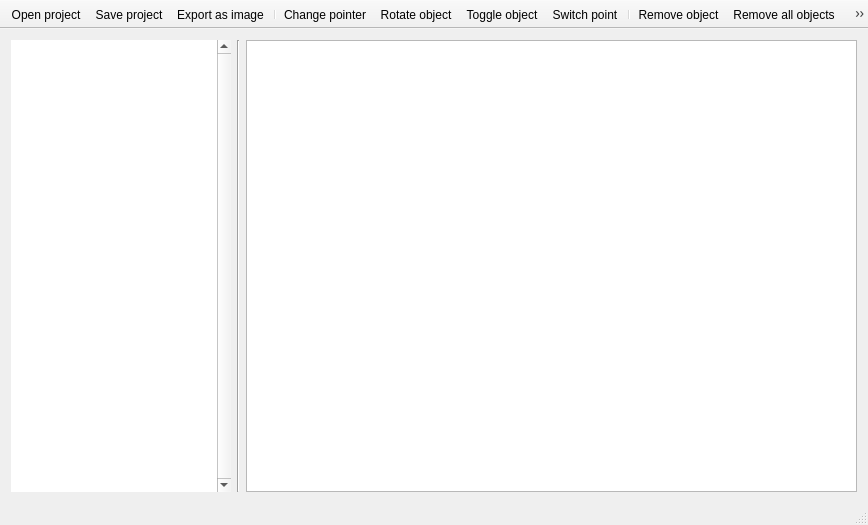
<?xml version="1.0" encoding="UTF-8"?>
<ui version="4.0">
 <class>MainWindow</class>
 <widget class="QMainWindow" name="MainWindow">
  <property name="geometry">
   <rect>
    <x>0</x>
    <y>0</y>
    <width>868</width>
    <height>525</height>
   </rect>
  </property>
  <property name="minimumSize">
   <size>
    <width>0</width>
    <height>0</height>
   </size>
  </property>
  <property name="windowTitle">
   <string>MainWindow</string>
  </property>
  <widget class="QWidget" name="centralWidget">
   <layout class="QHBoxLayout" name="horizontalLayout">
    <item alignment="Qt::AlignLeft">
     <widget class="QListWidget" name="listWidget">
      <property name="minimumSize">
       <size>
        <width>220</width>
        <height>0</height>
       </size>
      </property>
      <property name="font">
       <font>
        <pointsize>10</pointsize>
        <weight>75</weight>
        <bold>true</bold>
       </font>
      </property>
      <property name="frameShape">
       <enum>QFrame::NoFrame</enum>
      </property>
      <property name="verticalScrollBarPolicy">
       <enum>Qt::ScrollBarAlwaysOn</enum>
      </property>
      <property name="horizontalScrollBarPolicy">
       <enum>Qt::ScrollBarAlwaysOff</enum>
      </property>
      <property name="sizeAdjustPolicy">
       <enum>QAbstractScrollArea::AdjustToContents</enum>
      </property>
      <property name="isWrapping" stdset="0">
       <bool>false</bool>
      </property>
      <property name="spacing">
       <number>2</number>
      </property>
      <property name="gridSize">
       <size>
        <width>200</width>
        <height>110</height>
       </size>
      </property>
     </widget>
    </item>
    <item>
     <widget class="Line" name="line">
      <property name="windowModality">
       <enum>Qt::NonModal</enum>
      </property>
      <property name="lineWidth">
       <number>1</number>
      </property>
      <property name="orientation">
       <enum>Qt::Vertical</enum>
      </property>
     </widget>
    </item>
    <item>
     <widget class="CreatorView" name="graphicsView">
      <property name="verticalScrollBarPolicy">
       <enum>Qt::ScrollBarAlwaysOff</enum>
      </property>
      <property name="horizontalScrollBarPolicy">
       <enum>Qt::ScrollBarAlwaysOff</enum>
      </property>
     </widget>
    </item>
   </layout>
  </widget>
  <widget class="QToolBar" name="mainToolBar">
   <property name="movable">
    <bool>false</bool>
   </property>
   <property name="iconSize">
    <size>
     <width>24</width>
     <height>24</height>
    </size>
   </property>
   <property name="floatable">
    <bool>true</bool>
   </property>
   <attribute name="toolBarArea">
    <enum>TopToolBarArea</enum>
   </attribute>
   <attribute name="toolBarBreak">
    <bool>false</bool>
   </attribute>
   <addaction name="actionOpen_project"/>
   <addaction name="actionSave_project"/>
   <addaction name="actionExport_as_image"/>
   <addaction name="separator"/>
   <addaction name="actionChange_pointer"/>
   <addaction name="actionRotate_object"/>
   <addaction name="actionToggle_object"/>
   <addaction name="actionSwitch_point"/>
   <addaction name="separator"/>
   <addaction name="actionRemove_object"/>
   <addaction name="actionRemove_all_objects"/>
   <addaction name="separator"/>
   <addaction name="actionPointer_settings"/>
   <addaction name="actionGrid_settings"/>
   <addaction name="actionToggle_grid"/>
   <addaction name="actionFullscreen_mode"/>
  </widget>
  <widget class="QStatusBar" name="statusBar"/>
  <action name="actionOpen_project">
   <property name="icon">
    <iconset resource="../resources.qrc">
     <normaloff>:/creator/resources/icons/icon_bar_open_file.svg</normaloff>:/creator/resources/icons/icon_bar_open_file.svg</iconset>
   </property>
   <property name="text">
    <string>Open project...</string>
   </property>
  </action>
  <action name="actionSave_project">
   <property name="icon">
    <iconset resource="../resources.qrc">
     <normaloff>:/creator/resources/icons/icon_bar_save_file.svg</normaloff>:/creator/resources/icons/icon_bar_save_file.svg</iconset>
   </property>
   <property name="text">
    <string>Save project...</string>
   </property>
  </action>
  <action name="actionExport_as_image">
   <property name="icon">
    <iconset resource="../resources.qrc">
     <normaloff>:/creator/resources/icons/icon_bar_export.svg</normaloff>:/creator/resources/icons/icon_bar_export.svg</iconset>
   </property>
   <property name="text">
    <string>Export as image...</string>
   </property>
  </action>
  <action name="actionRotate_object">
   <property name="icon">
    <iconset resource="../resources.qrc">
     <normaloff>:/creator/resources/icons/icon_bar_rotate.svg</normaloff>:/creator/resources/icons/icon_bar_rotate.svg</iconset>
   </property>
   <property name="text">
    <string>Rotate object</string>
   </property>
   <property name="toolTip">
    <string>Rotate object</string>
   </property>
  </action>
  <action name="actionToggle_object">
   <property name="icon">
    <iconset resource="../resources.qrc">
     <normaloff>:/creator/resources/icons/icon_bar_rotate_toggle.svg</normaloff>:/creator/resources/icons/icon_bar_rotate_toggle.svg</iconset>
   </property>
   <property name="text">
    <string>Toggle object</string>
   </property>
   <property name="toolTip">
    <string>Toggle object</string>
   </property>
  </action>
  <action name="actionSwitch_point">
   <property name="icon">
    <iconset resource="../resources.qrc">
     <normaloff>:/creator/resources/icons/icon_bar_switch_connection.svg</normaloff>:/creator/resources/icons/icon_bar_switch_connection.svg</iconset>
   </property>
   <property name="text">
    <string>Switch point</string>
   </property>
   <property name="toolTip">
    <string>Switch point</string>
   </property>
  </action>
  <action name="actionRemove_object">
   <property name="icon">
    <iconset resource="../resources.qrc">
     <normaloff>:/creator/resources/icons/icon_bar_delete.svg</normaloff>:/creator/resources/icons/icon_bar_delete.svg</iconset>
   </property>
   <property name="text">
    <string>Remove object</string>
   </property>
   <property name="toolTip">
    <string>Remove object</string>
   </property>
  </action>
  <action name="actionRemove_all_objects">
   <property name="icon">
    <iconset resource="../resources.qrc">
     <normaloff>:/creator/resources/icons/icon_bar_delete_all.svg</normaloff>:/creator/resources/icons/icon_bar_delete_all.svg</iconset>
   </property>
   <property name="text">
    <string>Remove all objects</string>
   </property>
   <property name="toolTip">
    <string>Remove all objects</string>
   </property>
  </action>
  <action name="actionGrid_settings">
   <property name="icon">
    <iconset resource="../resources.qrc">
     <normaloff>:/creator/resources/icons/icon_bar_grid_settings.svg</normaloff>:/creator/resources/icons/icon_bar_grid_settings.svg</iconset>
   </property>
   <property name="text">
    <string>Grid settings</string>
   </property>
   <property name="toolTip">
    <string>Grid settings</string>
   </property>
  </action>
  <action name="actionToggle_grid">
   <property name="checkable">
    <bool>true</bool>
   </property>
   <property name="icon">
    <iconset resource="../resources.qrc">
     <normaloff>:/creator/resources/icons/icon_bar_grid_show.svg</normaloff>:/creator/resources/icons/icon_bar_grid_show.svg</iconset>
   </property>
   <property name="text">
    <string>Toggle grid</string>
   </property>
   <property name="toolTip">
    <string>Toggle grid</string>
   </property>
  </action>
  <action name="actionFullscreen_mode">
   <property name="checkable">
    <bool>true</bool>
   </property>
   <property name="icon">
    <iconset resource="../resources.qrc">
     <normaloff>:/creator/resources/icons/icon_bar_fullscreen_off.svg</normaloff>:/creator/resources/icons/icon_bar_fullscreen_off.svg</iconset>
   </property>
   <property name="text">
    <string>Fullscreen mode</string>
   </property>
   <property name="toolTip">
    <string>Fullscreen mode</string>
   </property>
  </action>
  <action name="actionChange_pointer">
   <property name="icon">
    <iconset resource="../resources.qrc">
     <normaloff>:/creator/resources/icons/icon_bar_pointer_disabled.svg</normaloff>:/creator/resources/icons/icon_bar_pointer_disabled.svg</iconset>
   </property>
   <property name="text">
    <string>Change pointer</string>
   </property>
   <property name="toolTip">
    <string>Change starting position</string>
   </property>
  </action>
  <action name="actionPointer_settings">
   <property name="icon">
    <iconset resource="../resources.qrc">
     <normaloff>:/creator/resources/icons/icon_bar_pointer_settings.svg</normaloff>:/creator/resources/icons/icon_bar_pointer_settings.svg</iconset>
   </property>
   <property name="text">
    <string>Pointer settings</string>
   </property>
   <property name="toolTip">
    <string>Pointer settings</string>
   </property>
  </action>
 </widget>
 <layoutdefault spacing="6" margin="11"/>
 <customwidgets>
  <customwidget>
   <class>CreatorView</class>
   <extends>QGraphicsView</extends>
   <header location="global">View/CreatorView.h</header>
  </customwidget>
 </customwidgets>
 <resources>
  <include location="../resources.qrc"/>
 </resources>
 <connections/>
</ui>
